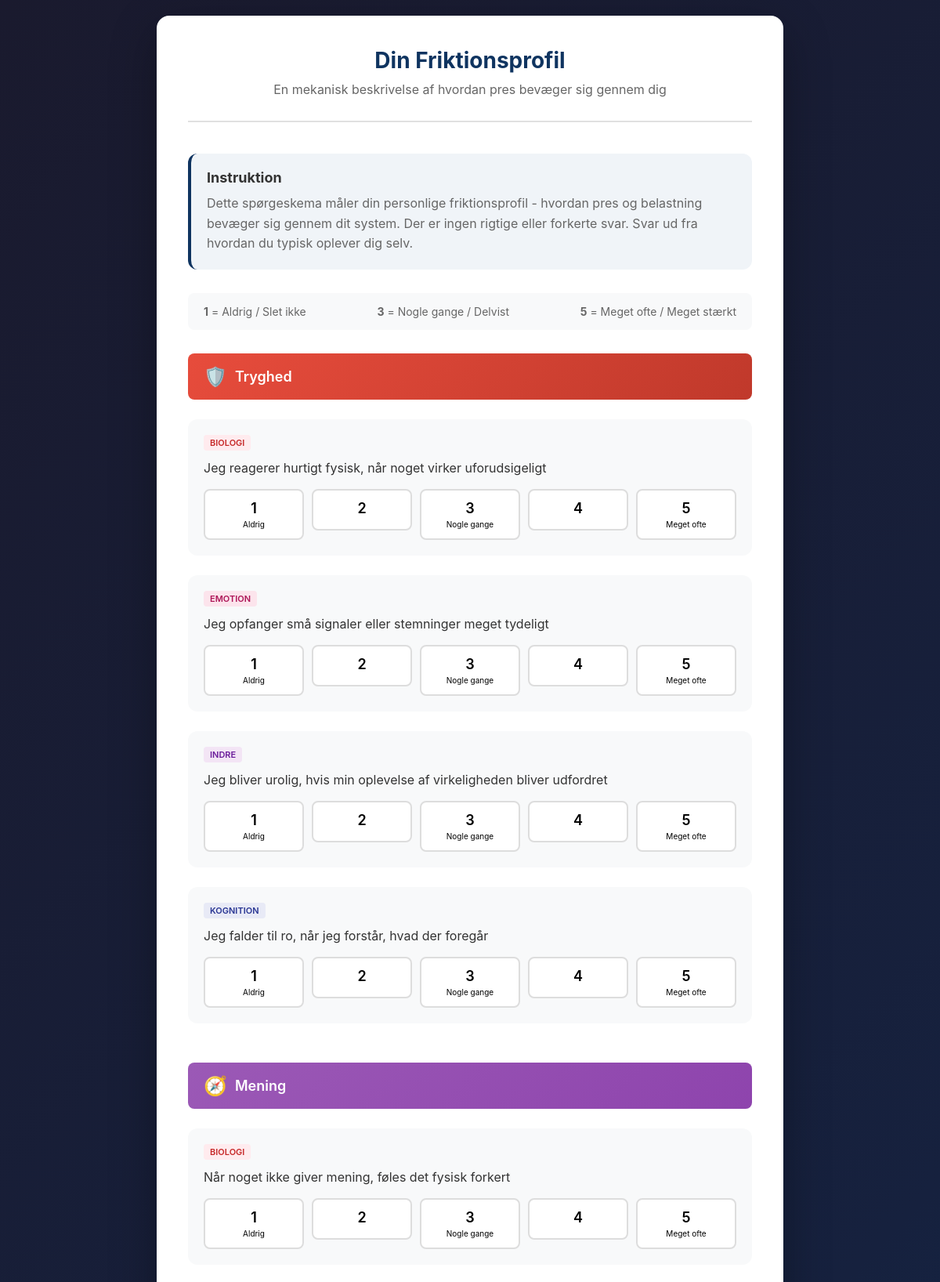
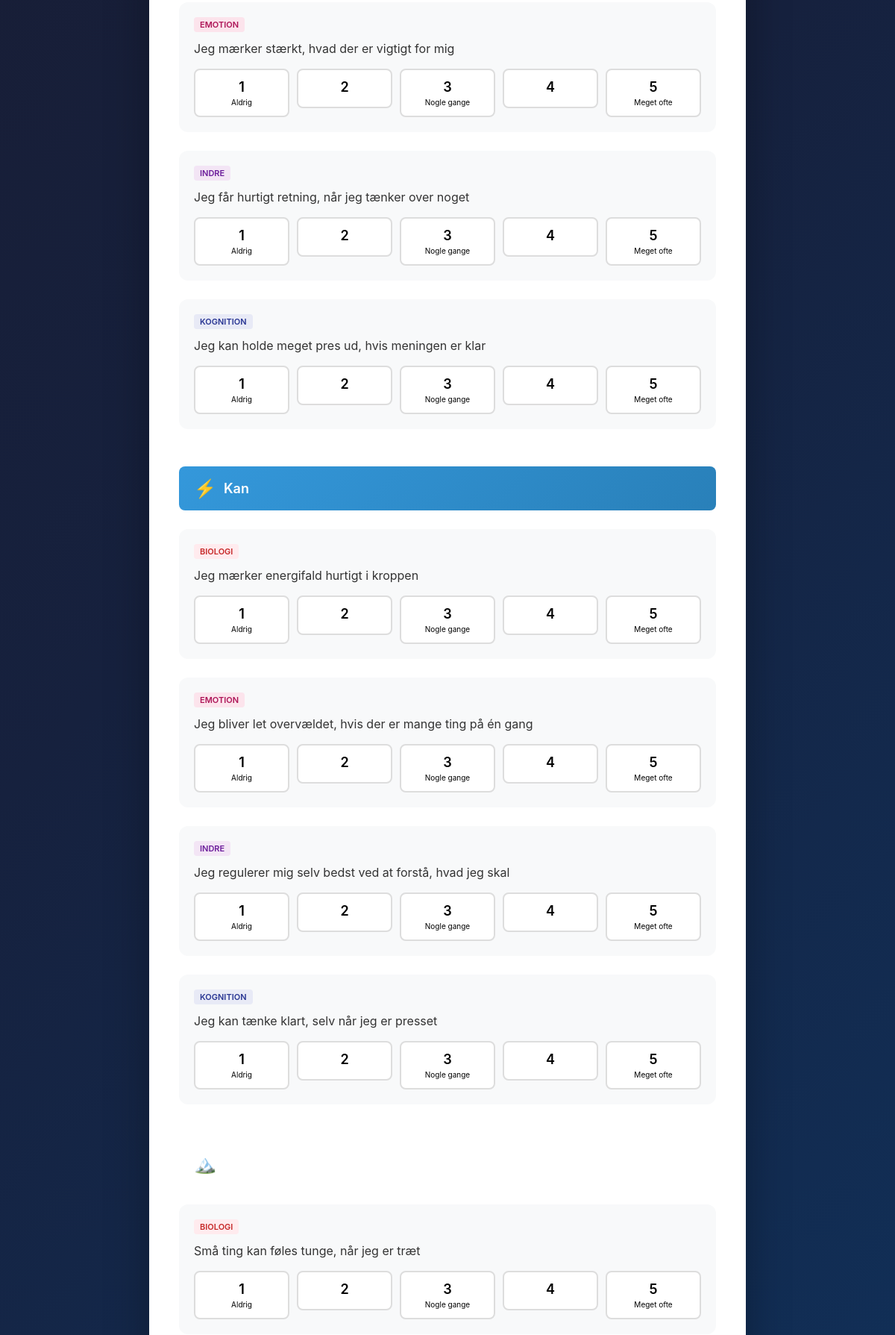
Screenshot of /profil/profil-jkawf1oAI4xseTIw (signed in, upper part) with the database file from the repository (2 pictures, top to bottom).
### tables this page shows
CREATE TABLE profil_questions (
                id INTEGER PRIMARY KEY AUTOINCREMENT,
                field TEXT NOT NULL,
                layer TEXT NOT NULL,
                text_da TEXT NOT NULL,
                reverse_scored INTEGER DEFAULT 0,
                sequence INTEGER NOT NULL,
                created_at TIMESTAMP DEFAULT CURRENT_TIMESTAMP
            , state_text_da TEXT, question_type TEXT DEFAULT 'sensitivity');

### admin_app.py (the view)
@app.route('/profil/<session_id>')
def profil_survey(session_id):
    profil_session = get_profil_session(session_id)
    if not profil_session:
        flash('Session ikke fundet', 'error')
        return redirect(url_for('profil_start'))
    if profil_session['is_complete']:
        return redirect(url_for('profil_report', session_id=session_id))
    questions_by_field = get_profil_questions_by_field()
    return render_template(
        'profil/survey.html',
        session_id=session_id,
        session=profil_session,
        questions_by_field=questions_by_field
    )

### db_hierarchical.py (called while the page is built)
@contextmanager
def get_db():
    conn = sqlite3.connect(DB_PATH, timeout=30.0)
    conn.row_factory = sqlite3.Row
    conn.execute("PRAGMA journal_mode=WAL")
    try:
        yield conn
        conn.commit()
    finally:
        conn.close()

### db_profil.py (called while the page is built)
@contextmanager
def get_db():
    conn = sqlite3.connect(DB_PATH, timeout=30.0)
    conn.row_factory = sqlite3.Row
    conn.execute("PRAGMA journal_mode=WAL")
    try:
        yield conn
        conn.commit()
    finally:
        conn.close()

def get_session(session_id: str) -> Optional[Dict]:
    with get_db() as conn:
        row = conn.execute(
            "SELECT * FROM profil_sessions WHERE id = ?",
            (session_id,)
        ).fetchone()
        if row:
            return dict(row)
    return None

def get_questions_by_field(question_types: List[str] = None) -> Dict[str, List[Dict]]:
    if question_types is None:
        question_types = ['sensitivity']  # Default: kun sensitivitet
    questions = get_questions_by_type(question_types)
    grouped = {}
    for q in questions:
        field = q['field']
        if field not in grouped:
            grouped[field] = []
        grouped[field].append(q)
    return grouped

def get_questions_by_type(question_types: List[str]) -> List[Dict]:
    with get_db() as conn:
        placeholders = ','.join('?' * len(question_types))
        rows = conn.execute(
            f"""SELECT * FROM profil_questions
               WHERE question_type IN ({placeholders})
               ORDER BY sequence""",
            question_types
        ).fetchall()
        return [dict(row) for row in rows]

### templates/profil/survey.html (shortened to what this page needs)
<!DOCTYPE html>
<html lang="da">
<head>
</head>
<body>
    <div class="container">
        <div class="header">
            <h1>Din Friktionsprofil</h1>
            <p class="subtitle">En mekanisk beskrivelse af hvordan pres bevæger sig gennem dig</p>
        </div>
        <div class="instruction">
            <h2>Instruktion</h2>
            <p>
                Dette spørgeskema måler din personlige friktionsprofil - hvordan pres og belastning
                bevæger sig gennem dit system. Der er ingen rigtige eller forkerte svar.
                Svar ud fra hvordan du typisk oplever dig selv.
            </p>
        </div>
        <div class="scale-legend">
            <span><strong>1</strong> = Aldrig / Slet ikke</span>
            <span><strong>3</strong> = Nogle gange / Delvist</span>
            <span><strong>5</strong> = Meget ofte / Meget stærkt</span>
        </div>
        <form id="profilForm" action="/profil/{{ session_id }}/submit" method="POST">
            {% for field, questions in questions_by_field.items() %}
            <div class="question-group">
                <div class="field-header field-{{ field.lower() }}">
                    {% if field == 'TRYGHED' %}
                        <span class="icon">🛡️</span> Tryghed
                    {% elif field == 'MENING' %}
                        <span class="icon">🧭</span> Mening
                    {% elif field == 'KAN' %}
                        <span class="icon">⚡</span> Kan
                    {% elif field == 'BESVÆR' %}
                        <span class="icon">🏔️</span> Besvær
                    {% endif %}
                </div>
                {% for q in questions %}
                <div class="question" data-question-id="{{ q.id }}">
                    <div class="question-meta">
                        <span class="layer-badge layer-{{ q.layer.lower() }}">{{ q.layer }}</span>
                    </div>
                    <div class="question-text">{{ q.text_da }}</div>
                    <div class="rating-scale">
                        {% for i in range(1, 6) %}
                        <div class="rating-option">
                            <label for="q{{ q.id }}_{{ i }}">
                                <span class="rating-number">{{ i }}</span>
                                <span class="rating-label">
                                    {% if i == 1 %}Aldrig{% elif i == 3 %}Nogle gange{% elif i == 5 %}Meget ofte{% endif %}
                                </span>
                            </label>
                        </div>
                        {% endfor %}
                    </div>
                </div>
                {% endfor %}
            </div>
            {% endfor %}
        </form>
    </div>
</body>
</html>

### templates/profil/survey.html (style rules this page uses)
* { margin: 0; padding: 0; box-sizing: border-box; }
body { font-family: -apple-system, BlinkMacSystemFont, 'Segoe UI', Roboto, sans-serif; background: linear-gradient(135deg, #1a1a2e 0%, #16213e 50%, #0f3460 100%); min-height: 100vh; padding: 20px; }
.container { max-width: 800px; margin: 0 auto; background: white; border-radius: 16px; box-shadow: 0 20px 60px rgba(0,0,0,0.3); padding: 40px; }
.header { text-align: center; margin-bottom: 40px; padding-bottom: 30px; border-bottom: 2px solid #e0e0e0; }
h1 { color: #0f3460; font-size: 28px; margin-bottom: 10px; }
.subtitle { color: #666; font-size: 16px; }
.instruction { background: #f0f4f8; padding: 20px; border-radius: 12px; margin-bottom: 30px; border-left: 4px solid #0f3460; }
.instruction h2 { color: #333; font-size: 18px; margin-bottom: 10px; }
.instruction p { color: #666; line-height: 1.6; }
.scale-legend { display: flex; justify-content: space-between; background: #f8f9fa; padding: 15px 20px; border-radius: 8px; margin-bottom: 30px; font-size: 14px; color: #666; }
.scale-legend span { text-align: center; }
.question-group { margin-bottom: 50px; }
.field-header { color: white; padding: 15px 20px; border-radius: 8px; margin-bottom: 25px; font-size: 18px; font-weight: 600; display: flex; align-items: center; gap: 10px; }
.field-header .icon { font-size: 24px; }
.field-tryghed { background: linear-gradient(135deg, #e74c3c 0%, #c0392b 100%); }
.field-mening { background: linear-gradient(135deg, #9b59b6 0%, #8e44ad 100%); }
.field-kan { background: linear-gradient(135deg, #3498db 0%, #2980b9 100%); }
.question { margin-bottom: 25px; padding: 20px; background: #f8f9fa; border-radius: 12px; transition: all 0.3s; }
.question-meta { display: flex; gap: 10px; margin-bottom: 10px; }
.layer-badge { font-size: 11px; padding: 3px 8px; border-radius: 4px; font-weight: 600; text-transform: uppercase; }
.layer-biologi { background: #ffebee; color: #c62828; }
.layer-emotion { background: #fce4ec; color: #ad1457; }
.layer-indre { background: #f3e5f5; color: #6a1b9a; }
.layer-kognition { background: #e8eaf6; color: #283593; }
.question-text { font-size: 16px; color: #333; margin-bottom: 15px; line-height: 1.5; }
.rating-scale { display: flex; justify-content: space-between; gap: 10px; }
.rating-option { flex: 1; position: relative; }
.rating-option label { display: flex; flex-direction: column; align-items: center; padding: 12px 8px; border: 2px solid #ddd; border-radius: 8px; cursor: pointer; transition: all 0.2s; background: white; }
.rating-number { font-size: 18px; font-weight: 600; }
.rating-label { font-size: 10px; margin-top: 4px; text-align: center; }

### rows the page displays
profil_questions: field "Tryghed", layer "BIOLOGI", text_da "Jeg reagerer hurtigt fysisk, når noget virker uforudsigeligt", i "1" "2" "3" "4" "5"
profil_questions: layer "EMOTION", text_da "Jeg opfanger små signaler eller stemninger meget tydeligt", i "1" "2" "3" "4" "5"
profil_questions: layer "INDRE", text_da "Jeg bliver urolig, hvis min oplevelse af virkeligheden bliver udfordret", i "1" "2" "3" "4" "5"
profil_questions: layer "KOGNITION", text_da "Jeg falder til ro, når jeg forstår, hvad der foregår", i "1" "2" "3" "4" "5"
profil_questions: field "Mening", layer "BIOLOGI", text_da "Når noget ikke giver mening, føles det fysisk forkert", i "1" "2" "3" "4" "5"
profil_questions: layer "EMOTION", text_da "Jeg mærker stærkt, hvad der er vigtigt for mig", i "1" "2" "3" "4" "5"
profil_questions: layer "INDRE", text_da "Jeg får hurtigt retning, når jeg tænker over noget", i "1" "2" "3" "4" "5"
profil_questions: layer "KOGNITION", text_da "Jeg kan holde meget pres ud, hvis meningen er klar", i "1" "2" "3" "4" "5"
profil_questions: field "Kan", layer "BIOLOGI", text_da "Jeg mærker energifald hurtigt i kroppen", i "1" "2" "3" "4" "5"
profil_questions: layer "EMOTION", text_da "Jeg bliver let overvældet, hvis der er mange ting på én gang", i "1" "2" "3" "4" "5"
profil_questions: layer "INDRE", text_da "Jeg regulerer mig selv bedst ved at forstå, hvad jeg skal", i "1" "2" "3" "4" "5"
profil_questions: layer "KOGNITION", text_da "Jeg kan tænke klart, selv når jeg er presset", i "1" "2" "3" "4" "5"
profil_questions: layer "BIOLOGI", text_da "Små ting kan føles tunge, når jeg er træt", i "1" "2" "3" "4" "5"
